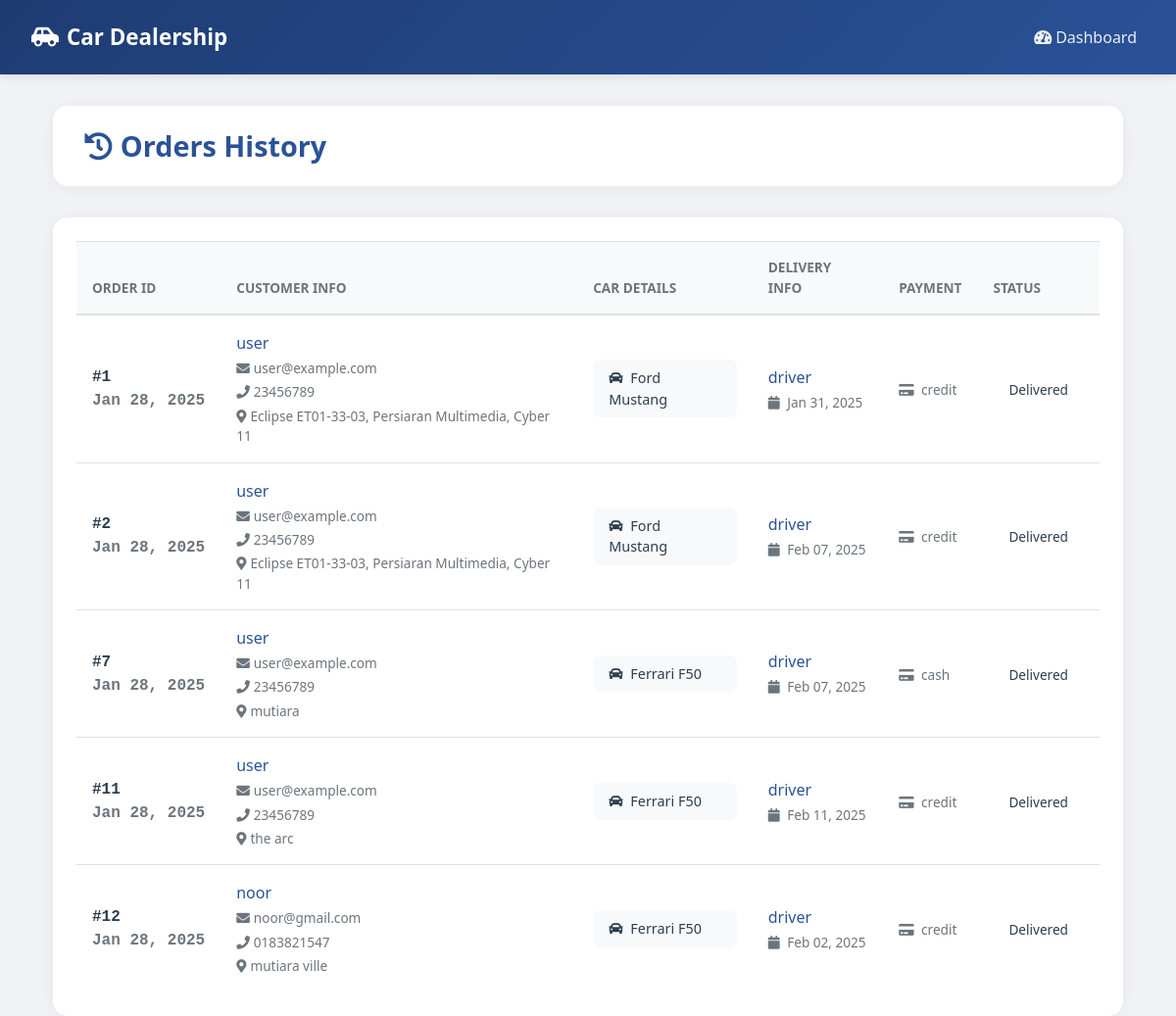
Before: /orders_history/ with the older database file.
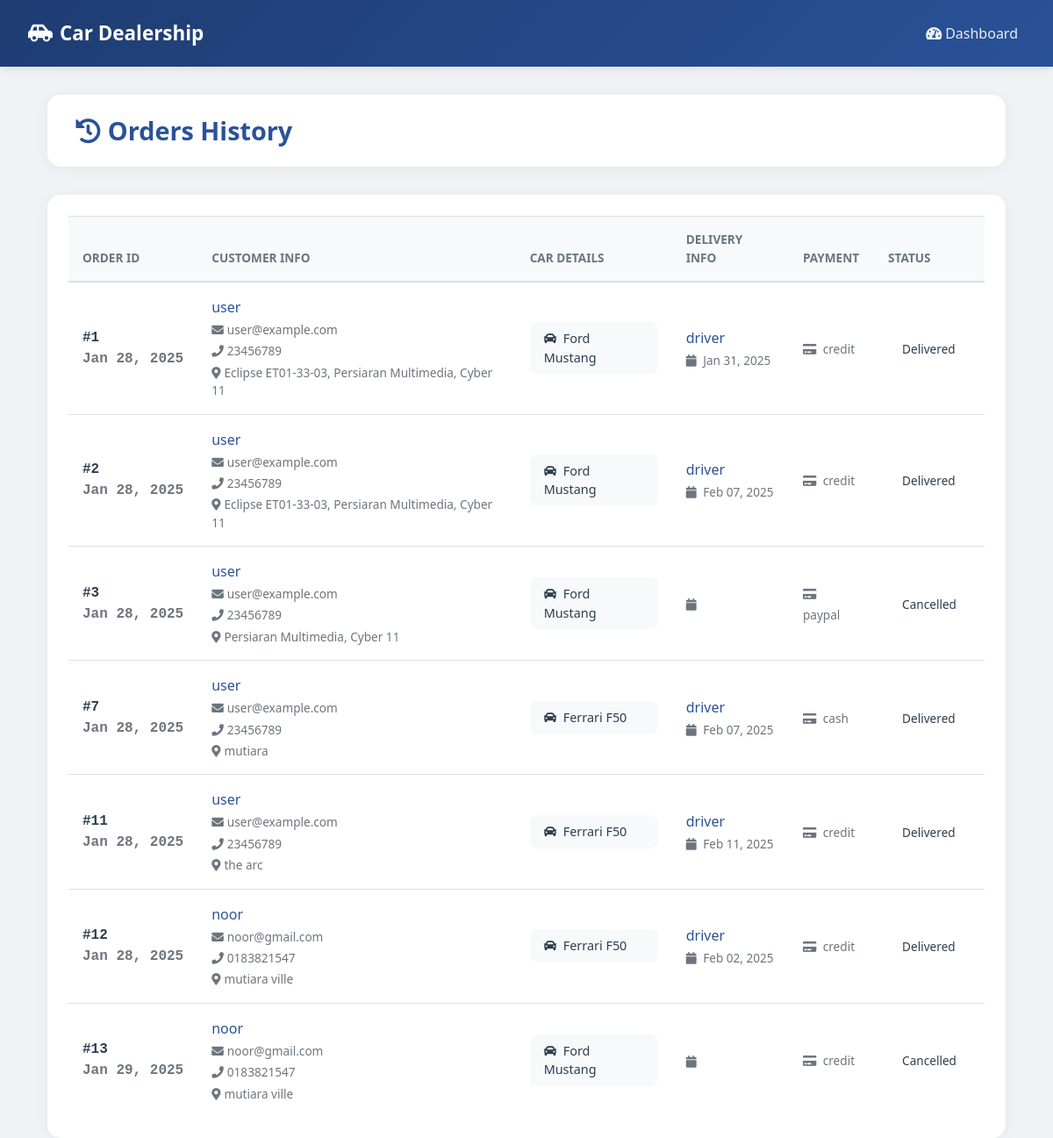
After: the same page with the newer database file.
### myproject/models.py (models this page shows, shortened)
class Order(models.Model):
    STATUS_CHOICES = [
        ('pending', 'Pending'),
        ('processing', 'Processing'),
        ('shipped', 'Shipped'),
        ('delivered', 'Delivered'),
    ]
    customer = models.ForeignKey(Customer, on_delete=models.CASCADE)
    car = models.ForeignKey(Car, on_delete=models.CASCADE)
    staff = models.ForeignKey(Staff, on_delete=models.SET_NULL, null=True, blank=True)
    driver = models.ForeignKey(Driver, on_delete=models.SET_NULL, null=True, blank=True)
    order_date = models.DateTimeField(auto_now_add=True)
    delivery_date = models.DateTimeField(null=True, blank=True)
    status = models.CharField(max_length=50, choices=STATUS_CHOICES, default='pending')
    address = models.CharField(max_length=255)
    payment_method = models.CharField(max_length=50)
    _observers = []

class Customer(models.Model):
    user = models.OneToOneField(User, on_delete=models.CASCADE, primary_key=True)
    full_name = models.CharField(max_length=100, default="Unknown")
    phone_number = models.CharField(max_length=15, default="")

class User(AbstractBaseUser):
    ROLE_CHOICES = [
        ("admin", "Admin"),
        ("staff", "Dealership Staff"),
        ("driver", "Delivery Driver"),
        ("customer", "Customer"),
    ]
    email = models.EmailField(unique=True)
    role = models.CharField(max_length=20, choices=ROLE_CHOICES)
    is_active = models.BooleanField(default=True)
    is_staff = models.BooleanField(default=False)
    objects = UserManager()
    USERNAME_FIELD = "email"
    REQUIRED_FIELDS = ["role"]

class Car(models.Model):
    CATEGORY_CHOICES = [
        ("american", "American"),
        ("german", "German"),
        ("japanese", "Japanese"),
        ("italian", "Italian"),
    ]
    make = models.CharField(max_length=100)
    model = models.CharField(max_length=100)
    category = models.CharField(max_length=20, choices=CATEGORY_CHOICES)
    description = models.TextField(blank=True, null=True)
    price = models.DecimalField(max_digits=10, decimal_places=2)
    stock = models.PositiveIntegerField(default=0)
    type = models.CharField(max_length=50, default="sedan")
    transmission = models.CharField(max_length=50, default="automatic")
    gas = models.CharField(max_length=50, default="50")
    power = models.CharField(max_length=50, default="0")
    year = models.CharField(max_length=4, default="2020")

class Driver(models.Model):
    user = models.OneToOneField(User, on_delete=models.CASCADE, primary_key=True)
    full_name = models.CharField(max_length=100, default="Unknown")
    phone_number = models.CharField(max_length=15, default="")
    license_number = models.CharField(max_length=50)

### myproject/views.py (the view)
# urls.py: path('orders_history/', views.orders_history, name='orders_history'),
def orders_history(request):
    completed_orders = Order.objects.exclude(status='pending')
    return render(request, 'orders_history.html', {
        'completed_orders': completed_orders,
    })

### myproject/templates/orders_history.html (shortened to what the changed rows need)
<!DOCTYPE html>
{% load static %}
<html lang="en">
<head>
    <link href="https://stackpath.bootstrapcdn.com/bootstrap/4.5.2/css/bootstrap.min.css" rel="stylesheet">
    <link href="https://cdnjs.cloudflare.com/ajax/libs/font-awesome/5.15.4/css/all.min.css" rel="stylesheet">
</head>
<body>
    <div class="container">
        <div class="page-header">
            <h2><i class="fas fa-history mr-2"></i>Orders History</h2>
        </div>
        <div class="table-container">
            <div class="table-responsive">
                <table class="table">
                    <thead>
                        <tr>
                            <th>Order ID</th>
                            <th>Customer Info</th>
                            <th>Car Details</th>
                            <th>Delivery Info</th>
                            <th>Payment</th>
                            <th>Status</th>
                        </tr>
                    </thead>
                    <tbody>
                        {% for order in completed_orders %}
                        <tr>
                            <td data-label="Order ID" class="order-id">
                                #{{ order.id }}
                                <div class="date-cell">{{ order.order_date|date:"M d, Y" }}</div>
                            </td>
                            <td data-label="Customer Info">
                                <div class="customer-info">
                                    <span class="customer-name">{{ order.customer.full_name }}</span>
                                    <span class="customer-detail">
                                        <i class="fas fa-envelope mr-1"></i>{{ order.customer.user.email }}
                                    </span>
                                    <span class="customer-detail">
                                        <i class="fas fa-phone mr-1"></i>{{ order.customer.phone_number }}
                                    </span>
                                    <span class="customer-detail">
                                        <i class="fas fa-map-marker-alt mr-1"></i>{{ order.address }}
                                    </span>
                                </div>
                            </td>
                            <td data-label="Car Details">
                                <div class="car-details">
                                    <i class="fas fa-car mr-1"></i>
                                    {{ order.car.make }} {{ order.car.model }}
                                </div>
                            </td>
                            <td data-label="Delivery Info">
                                <div class="customer-info">
                                    <span class="customer-name">{{ order.driver.full_name }}</span>
                                    <span class="customer-detail">
                                        <i class="fas fa-calendar mr-1"></i>
                                        {{ order.delivery_date|date:"M d, Y" }}
                                    </span>
                                </div>
                            </td>
                            <td data-label="Payment">
                                <span class="customer-detail">
                                    <i class="fas fa-credit-card mr-1"></i>
                                    {{ order.payment_method }}
                                </span>
                            </td>
                            <td data-label="Status">
                                <span class="status-badge status-{{ order.status|lower }}">
                                    {{ order.status }}
                                </span>
                            </td>
                        </tr>
                        {% endfor %}
                    </tbody>
                </table>
            </div>
        </div>
    </div>
</body>
</html>

Changed rows visible on the page:
now on this page (row edited): Order: id "3", order_date "Jan 28, 2025", customer.full_name "user", customer.user.email "user@example.com", customer.phone_number "23456789", address "Persiaran Multimedia, Cyber 11", car.make "Ford", car.model "Mustang", payment_method "paypal", status "Cancelled"
added Order: id "13", order_date "Jan 29, 2025", customer.full_name "noor", customer.user.email "noor@gmail.com", customer.phone_number "0183821547", address "mutiara ville", car.make "Ford", car.model "Mustang", payment_method "credit", status "Cancelled"
